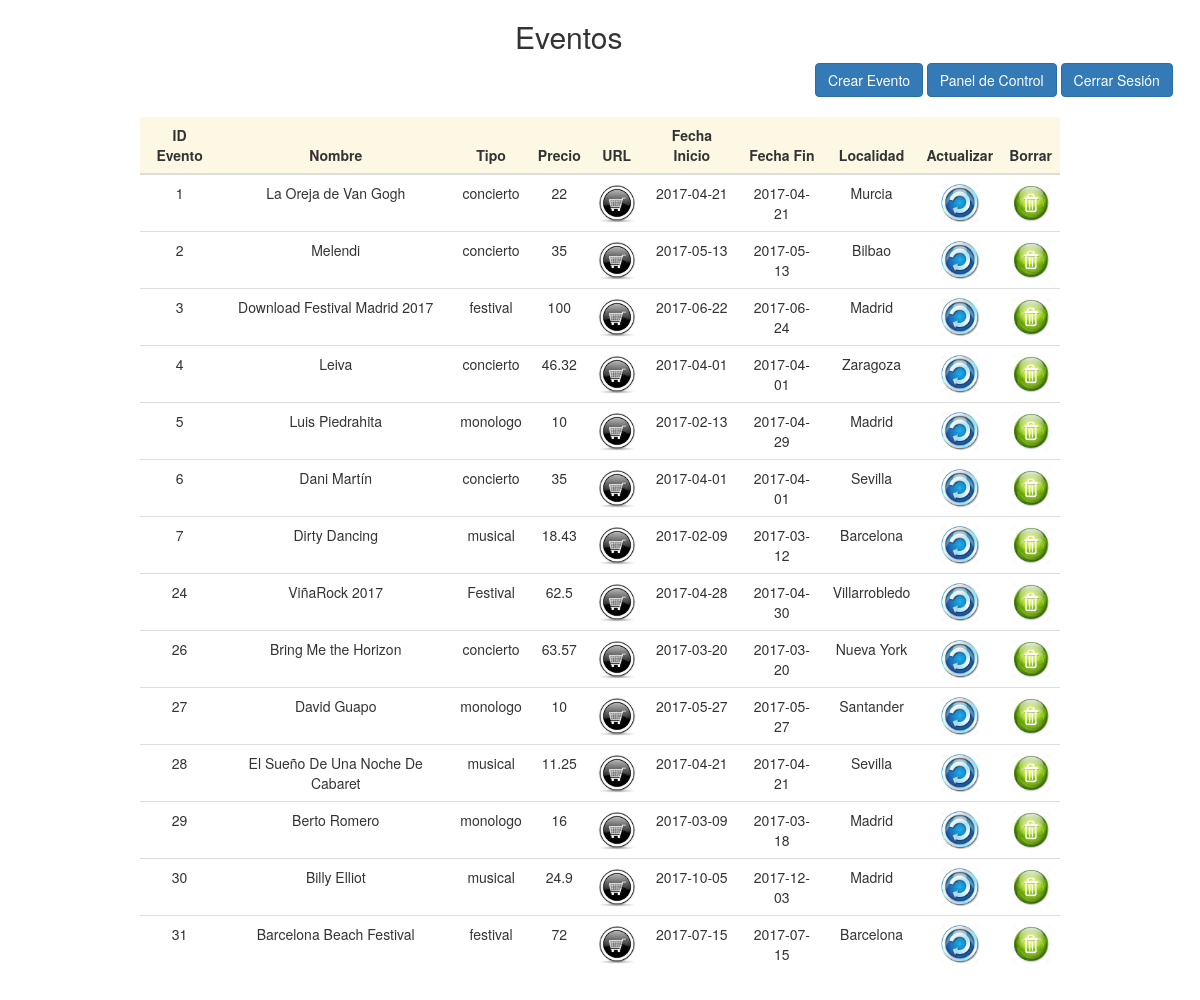
Page /eventos/editar_eventos.php (signed in) on the committed database.
### tables this page shows
CREATE TABLE `eventos` (
  `ID_EVENTO` int(5) NOT NULL,
  `NOMBRE` varchar(50) NOT NULL,
  `TIPO` varchar(50) DEFAULT NULL,
  `PRECIO` float NOT NULL,
  `URL` varchar(255) DEFAULT NULL,
  `FECHA_INICIO` date DEFAULT NULL,
  `FECHA_FIN` date DEFAULT NULL,
  `ID_LUGAR` int(5) NOT NULL
);

CREATE TABLE `lugar` (
  `ID_LUGAR` int(5) NOT NULL,
  `LOCALIDAD` varchar(50) NOT NULL,
  `PROVINCIA` varchar(50) DEFAULT NULL,
  `PAIS` varchar(50) DEFAULT NULL,
  `LATITUD` float(12,10) DEFAULT NULL,
  `LONGITUD` float(12,10) DEFAULT NULL
);

### eventos/editar_eventos.php (the view, shortened to what this page needs)
<!DOCTYPE html>
<html>
  <head>
    <link rel="stylesheet" href="../css/bootstrap.min.css">
  </head>
  <body>
    <?php
    include '../usuarios/conexion.php';
    if ($resultado = $connection->query('SELECT ID_EVENTO, NOMBRE, TIPO, PRECIO, URL, FECHA_INICIO, FECHA_FIN, lugar.LOCALIDAD
                                          FROM eventos join lugar on eventos.ID_LUGAR=lugar.ID_LUGAR;')) {
    ?>
    <div class="col-md-offset-5 col-md-5">
        <h2>Eventos</h2>
    </div>
    <br>
    <div class="col-md-offset-8 col-md-4">
      <a class="btn btn-primary" href="crear_evento.php" role="button">Crear Evento</a>
      <a class="btn btn-primary" href="../usuarios/control_panel.php" role="button">Panel de Control</a>
      <a class="btn btn-primary" href="../usuarios/logout.php" role="button">Cerrar Sesión</a>
      <br><br>
    </div>
    <div class="container">
    <div class="col-md-offset-1 col-md-10">
      <div class="table-responsive">
            <table class="table table-hover">
              <thead>
                <tr class="warning">
                  <th>ID Evento</th>
                  <th>Nombre</th>
                  <th>Tipo</th>
                  <th>Precio</th>
                  <th>URL</th>
                  <th>Fecha Inicio</th>
                  <th>Fecha Fin</th>
                  <th>Localidad</th>
                  <th>Actualizar</th>
                  <th>Borrar</th>
                </thead>
                <tbody>
                  <?php
                            while ($objeto = $resultado->fetch_object()) {
                                echo '<tr>';
                                echo '<td>'.$objeto->ID_EVENTO.'</td>';
                                echo '<td>'.$objeto->NOMBRE.'</td>';
                                echo '<td>'.$objeto->TIPO.'</td>';
                                echo '<td>'.$objeto->PRECIO.'</td>';
                                echo "<td><a href='$objeto->URL'><img width='40' height='40' src='../img/img_edicion/compra1.jpg' alt='comprar'/></a></td>";
                                echo '<td>'.$objeto->FECHA_INICIO.'</td>';
                                echo '<td>'.$objeto->FECHA_FIN.'</td>';
                                echo '<td>'.$objeto->LOCALIDAD.'</td>';
                                echo '<td><a title="actualizar" href="actualizar_evento.php?id='.$objeto->ID_EVENTO.'">
                                <img width="40" height="40" src="../img/img_edicion/actualizar.jpg" alt="actualizar"/></a></td>';
                                echo '<td><a title="borrar" href="borrar_evento.php?id='.$objeto->ID_EVENTO.'">
                                <img width="40" height="40" src="../img/img_edicion/borrar.jpg" alt="borrar"/></a></td>';
                                echo '</tr>';
                            }
                        }
                   ?>
                </tbody>
        </table>
        </div>
      </div>
    </div>
<br>
</body>
</html>

### eventos/editar_eventos.php (style rules this page uses)
table { text-align: center; border-collapse: collapse; }
th { text-align: center; }

### rows in the picture
eventos: ID_EVENTO "1", NOMBRE "La Oreja de Van Gogh", TIPO "concierto", PRECIO "22", FECHA_INICIO "2017-04-21", FECHA_FIN "2017-04-21", ID_LUGAR.LOCALIDAD "Murcia"
eventos: ID_EVENTO "2", NOMBRE "Melendi", TIPO "concierto", PRECIO "35", FECHA_INICIO "2017-05-13", FECHA_FIN "2017-05-13", ID_LUGAR.LOCALIDAD "Bilbao"
eventos: ID_EVENTO "3", NOMBRE "Download Festival Madrid 2017", TIPO "festival", PRECIO "100", FECHA_INICIO "2017-06-22", FECHA_FIN "2017-06-24", ID_LUGAR.LOCALIDAD "Madrid"
eventos: ID_EVENTO "4", NOMBRE "Leiva", TIPO "concierto", PRECIO "46.32", FECHA_INICIO "2017-04-01", FECHA_FIN "2017-04-01", ID_LUGAR.LOCALIDAD "Zaragoza"
eventos: ID_EVENTO "5", NOMBRE "Luis Piedrahita", TIPO "monologo", PRECIO "10", FECHA_INICIO "2017-02-13", FECHA_FIN "2017-04-29", ID_LUGAR.LOCALIDAD "Madrid"
eventos: ID_EVENTO "6", NOMBRE "Dani Martín", TIPO "concierto", PRECIO "35", FECHA_INICIO "2017-04-01", FECHA_FIN "2017-04-01", ID_LUGAR.LOCALIDAD "Sevilla"
eventos: ID_EVENTO "7", NOMBRE "Dirty Dancing", TIPO "musical", PRECIO "18.43", FECHA_INICIO "2017-02-09", FECHA_FIN "2017-03-12", ID_LUGAR.LOCALIDAD "Barcelona"
eventos: ID_EVENTO "24", NOMBRE "ViñaRock 2017", TIPO "Festival", PRECIO "62.5", FECHA_INICIO "2017-04-28", FECHA_FIN "2017-04-30", ID_LUGAR.LOCALIDAD "Villarrobledo"
eventos: ID_EVENTO "26", NOMBRE "Bring Me the Horizon", TIPO "concierto", PRECIO "63.57", FECHA_INICIO "2017-03-20", FECHA_FIN "2017-03-20", ID_LUGAR.LOCALIDAD "Nueva York"
eventos: ID_EVENTO "27", NOMBRE "David Guapo", TIPO "monologo", PRECIO "10", FECHA_INICIO "2017-05-27", FECHA_FIN "2017-05-27", ID_LUGAR.LOCALIDAD "Santander"
eventos: ID_EVENTO "28", NOMBRE "El Sueño De Una Noche De Cabaret", TIPO "musical", PRECIO "11.25", FECHA_INICIO "2017-04-21", FECHA_FIN "2017-04-21", ID_LUGAR.LOCALIDAD "Sevilla"
eventos: ID_EVENTO "29", NOMBRE "Berto Romero", TIPO "monologo", PRECIO "16", FECHA_INICIO "2017-03-09", FECHA_FIN "2017-03-18", ID_LUGAR.LOCALIDAD "Madrid"
eventos: ID_EVENTO "30", NOMBRE "Billy Elliot", TIPO "musical", PRECIO "24.9", FECHA_INICIO "2017-10-05", FECHA_FIN "2017-12-03", ID_LUGAR.LOCALIDAD "Madrid"
eventos: ID_EVENTO "31", NOMBRE "Barcelona Beach Festival", TIPO "festival", PRECIO "72", FECHA_INICIO "2017-07-15", FECHA_FIN "2017-07-15", ID_LUGAR.LOCALIDAD "Barcelona"
